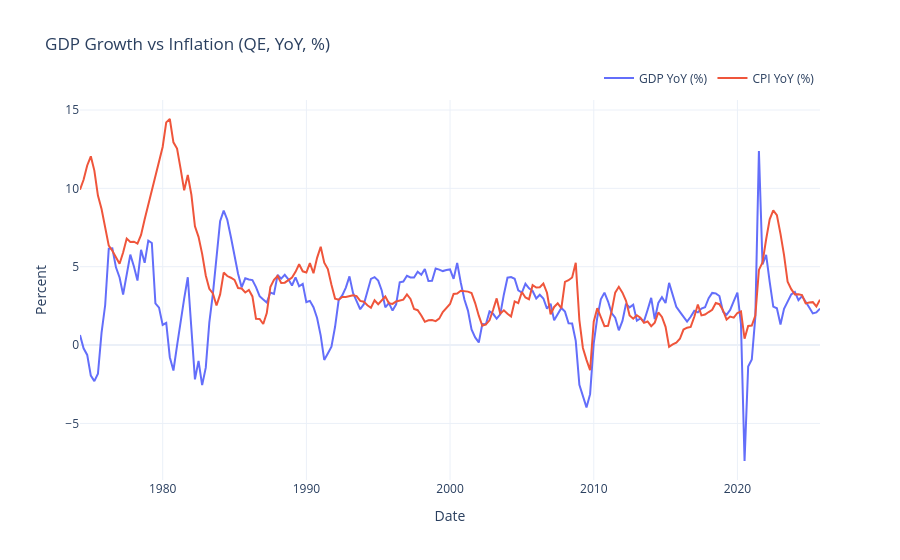

Here is the notebook cell this chart was saved with:
### Markdown cell above
### **Stylized facts**

I plot a few simple relationships to check if the series behave as expected.

### Code cell
# --------------------------------------------------
# Stylized facts: GDP growth vs inflation
# --------------------------------------------------
fig = go.Figure()
fig.add_trace(go.Scatter(x=qdata.index, y=qdata["GDP_YoY"], mode="lines", name="GDP YoY (%)"))
fig.add_trace(go.Scatter(x=qdata.index, y=qdata["CPI_YoY"], mode="lines", name="CPI YoY (%)"))

fig.update_layout(
    title="GDP Growth vs Inflation (QE, YoY, %)",
    xaxis_title="Date",
    yaxis_title="Percent",
    hovermode="x unified",
    template="plotly_white",
    legend=dict(orientation="h", yanchor="bottom", y=1.02, xanchor="right", x=1)
)
fig.show()

### Figure 1 — Plotly figure (JSON) as saved in the notebook; plotly's stock layout.template omitted (floating-point values rounded to 4 significant figures; data arrays with more than 128 entries replaced by an {"elided": "..."} marker saying what was removed)
{"data": [{"mode": "lines", "name": "GDP YoY (%)", "type": "scatter", "x": {"elided": "207 str values"}, "y": {"elided": "207 float values"}}, {"mode": "lines", "name": "CPI YoY (%)", "type": "scatter", "x": {"elided": "207 str values"}, "y": {"elided": "207 float values"}}], "layout": {"hovermode": "x unified", "legend": {"orientation": "h", "x": 1, "xanchor": "right", "y": 1.02, "yanchor": "bottom"}, "title": {"text": "GDP Growth vs Inflation (QE, YoY, %)"}, "xaxis": {"title": {"text": "Date"}}, "yaxis": {"title": {"text": "Percent"}}}}
